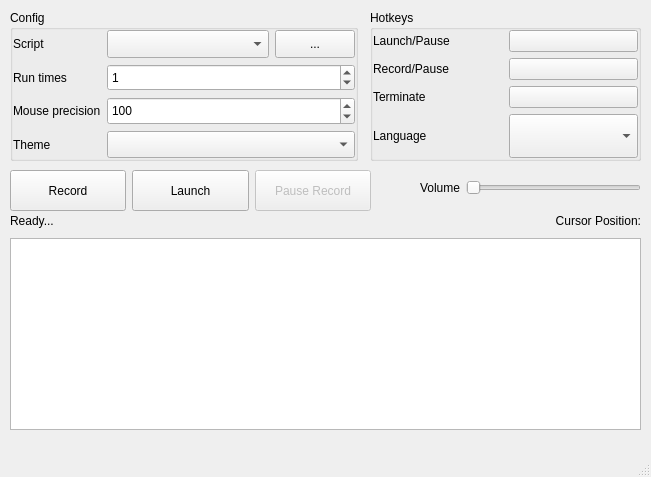
<?xml version="1.0" encoding="UTF-8"?>
<ui version="4.0">
 <class>UIView</class>
 <widget class="QMainWindow" name="UIView">
  <property name="geometry">
   <rect>
    <x>0</x>
    <y>0</y>
    <width>651</width>
    <height>477</height>
   </rect>
  </property>
  <property name="windowTitle">
   <string>LingV1.0 v5.2.1</string>
  </property>
  <property name="windowIcon">
   <iconset resource="assets.qrc">
    <normaloff>:/pic/Mondrian.png</normaloff>:/pic/Mondrian.png</iconset>
  </property>
  <widget class="QWidget" name="centralwidget">
   <widget class="QGroupBox" name="groupBox">
    <property name="geometry">
     <rect>
      <x>370</x>
      <y>10</y>
      <width>271</width>
      <height>151</height>
     </rect>
    </property>
    <property name="title">
     <string>Hotkeys</string>
    </property>
    <layout class="QGridLayout" name="gridLayout_3">
     <property name="leftMargin">
      <number>0</number>
     </property>
     <property name="topMargin">
      <number>0</number>
     </property>
     <property name="rightMargin">
      <number>0</number>
     </property>
     <property name="bottomMargin">
      <number>0</number>
     </property>
     <item row="3" column="0">
      <widget class="QLabel" name="label_language">
       <property name="text">
        <string>Language</string>
       </property>
      </widget>
     </item>
     <item row="2" column="0">
      <widget class="QLabel" name="label_stop">
       <property name="text">
        <string>Terminate</string>
       </property>
      </widget>
     </item>
     <item row="3" column="1">
      <widget class="QComboBox" name="choice_language">
       <property name="sizePolicy">
        <sizepolicy hsizetype="Minimum" vsizetype="Minimum">
         <horstretch>0</horstretch>
         <verstretch>0</verstretch>
        </sizepolicy>
       </property>
      </widget>
     </item>
     <item row="0" column="0">
      <widget class="QLabel" name="label_start_key">
       <property name="text">
        <string>Launch/Pause</string>
       </property>
      </widget>
     </item>
     <item row="1" column="0">
      <widget class="QLabel" name="label_record">
       <property name="text">
        <string>Record/Pause</string>
       </property>
      </widget>
     </item>
     <item row="0" column="1">
      <widget class="QPushButton" name="hotkey_start">
       <property name="text">
        <string/>
       </property>
      </widget>
     </item>
     <item row="1" column="1">
      <widget class="QPushButton" name="hotkey_record">
       <property name="text">
        <string/>
       </property>
      </widget>
     </item>
     <item row="2" column="1">
      <widget class="QPushButton" name="hotkey_stop">
       <property name="text">
        <string/>
       </property>
      </widget>
     </item>
    </layout>
   </widget>
   <widget class="QWidget" name="horizontalLayoutWidget">
    <property name="geometry">
     <rect>
      <x>10</x>
      <y>170</y>
      <width>361</width>
      <height>41</height>
     </rect>
    </property>
    <layout class="QHBoxLayout" name="horizontalLayout">
     <property name="sizeConstraint">
      <enum>QLayout::SetDefaultConstraint</enum>
     </property>
     <item>
      <widget class="QPushButton" name="btrecord">
       <property name="sizePolicy">
        <sizepolicy hsizetype="Minimum" vsizetype="Minimum">
         <horstretch>0</horstretch>
         <verstretch>0</verstretch>
        </sizepolicy>
       </property>
       <property name="text">
        <string>Record</string>
       </property>
      </widget>
     </item>
     <item>
      <widget class="QPushButton" name="btrun">
       <property name="sizePolicy">
        <sizepolicy hsizetype="Minimum" vsizetype="Minimum">
         <horstretch>0</horstretch>
         <verstretch>0</verstretch>
        </sizepolicy>
       </property>
       <property name="text">
        <string>Launch</string>
       </property>
      </widget>
     </item>
     <item>
      <widget class="QPushButton" name="btpauserecord">
       <property name="enabled">
        <bool>false</bool>
       </property>
       <property name="sizePolicy">
        <sizepolicy hsizetype="Minimum" vsizetype="Minimum">
         <horstretch>0</horstretch>
         <verstretch>0</verstretch>
        </sizepolicy>
       </property>
       <property name="text">
        <string>Pause Record</string>
       </property>
      </widget>
     </item>
    </layout>
   </widget>
   <widget class="QWidget" name="verticalLayoutWidget">
    <property name="geometry">
     <rect>
      <x>10</x>
      <y>210</y>
      <width>631</width>
      <height>220</height>
     </rect>
    </property>
    <layout class="QVBoxLayout" name="verticalLayout">
     <item>
      <layout class="QHBoxLayout" name="horizontalLayout_2">
       <item>
        <widget class="QLabel" name="tnumrd">
         <property name="text">
          <string>Ready...</string>
         </property>
        </widget>
       </item>
       <item>
        <widget class="QLabel" name="label_cursor_pos">
         <property name="layoutDirection">
          <enum>Qt::RightToLeft</enum>
         </property>
         <property name="text">
          <string>Cursor Position:</string>
         </property>
         <property name="alignment">
          <set>Qt::AlignRight|Qt::AlignTrailing|Qt::AlignVCenter</set>
         </property>
        </widget>
       </item>
      </layout>
     </item>
     <item>
      <widget class="QTextEdit" name="textlog">
       <property name="enabled">
        <bool>true</bool>
       </property>
       <property name="sizePolicy">
        <sizepolicy hsizetype="Minimum" vsizetype="Minimum">
         <horstretch>0</horstretch>
         <verstretch>0</verstretch>
        </sizepolicy>
       </property>
       <property name="readOnly">
        <bool>true</bool>
       </property>
      </widget>
     </item>
    </layout>
   </widget>
   <widget class="QWidget" name="formLayoutWidget_3">
    <property name="geometry">
     <rect>
      <x>420</x>
      <y>180</y>
      <width>221</width>
      <height>31</height>
     </rect>
    </property>
    <layout class="QFormLayout" name="formLayout_3">
     <item row="0" column="0">
      <widget class="QLabel" name="label_volume">
       <property name="text">
        <string>Volume</string>
       </property>
      </widget>
     </item>
     <item row="0" column="1">
      <widget class="QSlider" name="volumeSlider">
       <property name="orientation">
        <enum>Qt::Horizontal</enum>
       </property>
      </widget>
     </item>
    </layout>
   </widget>
   <widget class="QGroupBox" name="groupBox_2">
    <property name="geometry">
     <rect>
      <x>10</x>
      <y>10</y>
      <width>348</width>
      <height>151</height>
     </rect>
    </property>
    <property name="title">
     <string>Config</string>
    </property>
    <layout class="QGridLayout" name="gridLayout_4">
     <property name="leftMargin">
      <number>0</number>
     </property>
     <property name="topMargin">
      <number>0</number>
     </property>
     <property name="rightMargin">
      <number>0</number>
     </property>
     <property name="bottomMargin">
      <number>0</number>
     </property>
     <item row="3" column="1">
      <widget class="QComboBox" name="choice_theme">
       <property name="sizePolicy">
        <sizepolicy hsizetype="Minimum" vsizetype="Minimum">
         <horstretch>0</horstretch>
         <verstretch>0</verstretch>
        </sizepolicy>
       </property>
      </widget>
     </item>
     <item row="2" column="0">
      <widget class="QLabel" name="label_execute_interval">
       <property name="text">
        <string>Mouse precision</string>
       </property>
      </widget>
     </item>
     <item row="3" column="0">
      <widget class="QLabel" name="label_theme">
       <property name="text">
        <string>Theme</string>
       </property>
      </widget>
     </item>
     <item row="2" column="1">
      <widget class="QSpinBox" name="mouse_move_interval_ms">
       <property name="sizePolicy">
        <sizepolicy hsizetype="Minimum" vsizetype="Minimum">
         <horstretch>0</horstretch>
         <verstretch>0</verstretch>
        </sizepolicy>
       </property>
       <property name="minimum">
        <number>1</number>
       </property>
       <property name="maximum">
        <number>1000</number>
       </property>
       <property name="value">
        <number>100</number>
       </property>
      </widget>
     </item>
     <item row="0" column="1">
      <layout class="QGridLayout" name="gridLayout" columnstretch="3,1">
       <property name="sizeConstraint">
        <enum>QLayout::SetDefaultConstraint</enum>
       </property>
       <item row="0" column="0">
        <widget class="QComboBox" name="choice_script">
         <property name="sizePolicy">
          <sizepolicy hsizetype="Minimum" vsizetype="Minimum">
           <horstretch>0</horstretch>
           <verstretch>0</verstretch>
          </sizepolicy>
         </property>
        </widget>
       </item>
       <item row="0" column="1">
        <widget class="QPushButton" name="bt_open_script_files">
         <property name="sizePolicy">
          <sizepolicy hsizetype="Minimum" vsizetype="Minimum">
           <horstretch>0</horstretch>
           <verstretch>0</verstretch>
          </sizepolicy>
         </property>
         <property name="text">
          <string>...</string>
         </property>
        </widget>
       </item>
      </layout>
     </item>
     <item row="0" column="0">
      <widget class="QLabel" name="label_script">
       <property name="text">
        <string>Script</string>
       </property>
      </widget>
     </item>
     <item row="1" column="0">
      <widget class="QLabel" name="label_run_times">
       <property name="text">
        <string>Run times</string>
       </property>
      </widget>
     </item>
     <item row="1" column="1">
      <widget class="QSpinBox" name="stimes">
       <property name="sizePolicy">
        <sizepolicy hsizetype="Minimum" vsizetype="Minimum">
         <horstretch>0</horstretch>
         <verstretch>0</verstretch>
        </sizepolicy>
       </property>
       <property name="maximum">
        <number>99999</number>
       </property>
       <property name="value">
        <number>1</number>
       </property>
      </widget>
     </item>
    </layout>
   </widget>
  </widget>
  <widget class="QMenuBar" name="menubar">
   <property name="geometry">
    <rect>
     <x>0</x>
     <y>0</y>
     <width>651</width>
     <height>24</height>
    </rect>
   </property>
  </widget>
  <widget class="QStatusBar" name="statusbar"/>
 </widget>
 <resources>
  <include location="assets.qrc"/>
 </resources>
 <connections/>
</ui>
